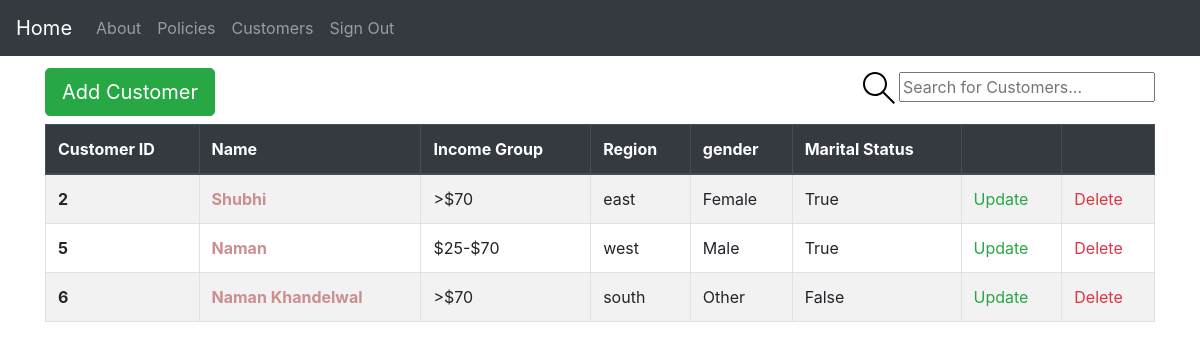
/customers/ (signed in), run on the app's committed database.
### insurance/base/models.py (models this page shows, shortened)
class BaseModel(models.Model):
    created_at = models.DateTimeField(auto_now_add=True)
    updated_at = models.DateTimeField(auto_now=True)
    class Meta:
        abstract = True

class Customer(BaseModel):
    GENDER_CHOICES = (
        ("Male", "Male"),
        ("Female", "Female"),
        ("Other", "Other"),
    )
    INCOME_CHOICES = (
        ("0-25k", "0-$25k"),
        (">$70", ">$70K"),
        ("$25-$70", "$25-$70K"),
    )
    REGION_CHOICES = (
        ("east", "east"),
        ("west", "west"),
        ("south", "south"),
        ("north", "north"),
    )
    name = models.CharField(max_length=50)
    gender = models.CharField(max_length=50, choices=GENDER_CHOICES)
    income_group = models.CharField(max_length=50, choices=INCOME_CHOICES)
    region = models.CharField(max_length=50, choices=REGION_CHOICES)
    marital_status = models.BooleanField(default=False)
    class Meta:
        verbose_name = "Customer"
        verbose_name_plural = "Customers"

### insurance/base/views.py (the view)
# urls.py: path("customers/", view=customer_view, name="customers"),
@login_required(login_url="account_login")
def customer_view(request):
    order_by = request.GET.get("order_by", "created_at")
    q = request.GET.get("q") if request.GET.get("q") is not None else ""
    customers = Customer.objects.filter(
        Q(id__icontains=q) | Q(name__icontains=q)
    ).order_by(order_by)
    context = {"customers": customers}
    return render(request, "customer/customers.html", context)

### insurance/utils/context_processors.py (called while the page is built)
def settings_context(_request):
    return {"DEBUG": settings.DEBUG}

### insurance/templates/customer/customers.html (shortened to what this page needs)
{% extends "base.html" %}
{% block content %}
<div class="header">
  <a href="{% url "base:createCustomer" %}" class="btn btn-success btn-lg my-2" role="button" aria-disabled="true">Add
    Customer</a>
  <form class="header__search" method="GET" action="{% url "base:customers" %}">
    <label>
      <input placeholder="Search for Customers..." name="q" />
    </label>
  </form>
</div>
{% include "customer/customer_table.html" %}
{% endblock content %}

### insurance/templates/customer/customer_table.html (shortened to what this page needs)
<table class="table table-bordered table-striped">
  <thead class="thead-dark">
    <tr>
      <th scope="col"><a href="?order_by=id">Customer ID</a></th>
      <th scope="col"><a href="?order_by=name">Name</a></th>
      <th scope="col"><a href="?order_by=income_group">Income Group</a></th>
      <th scope="col"><a href="?order_by=region">Region</a></th>
      <th scope="col"><a href="?order_by=gender">gender</a></th>
      <th scope="col"><a href="?order_by=marital_status">Marital Status</a></th>
      <th scope="col"></th>
      <th scope="col"></th>
    </tr>
  </thead>
  <tbody>
    {% for customer in customers %}
    <tr>
      <th scope="row">
        {{ customer.id }}
      </th>
      <td class="font-weight-bold">
        <a href="{% url "base:customerDetail" customer.id %}">{{ customer.name }}</a>
      </td>
      <td>{{customer.income_group}}</td>
      <td>{{customer.region}}</td>
      <td>{{customer.gender | title}}</td>
      <td>{{customer.marital_status}}</td>
      <td>
        <a href=" {% url "base:updateCustomer" customer.id %}" class="text-success">Update</a>
      </td>
      <td>
        <a href="{% url "base:deleteCustomer" customer.id %}" class="text-danger">Delete</a>
      </td>
    </tr>
    {% endfor %}
  </tbody>
</table>

### insurance/static/css/project.css (style rules this page uses)
.header { display: flex; justify-content: space-between; align-items: center; }
a { color: rgb(202, 143, 143); text-decoration: none; transition: all 0.5s; }

### insurance/templates/customer/customer_table.html (style rules this page uses)
th>a { color: white; }

### data on the page
Customer: id "2", name "Shubhi", income_group ">$70", region "east", gender "Female", marital_status "True"
Customer: id "5", name "Naman", income_group "$25-$70", region "west", gender "Male", marital_status "True"
Customer: id "6", name "Naman Khandelwal", income_group ">$70", region "south", gender "Other", marital_status "False"
